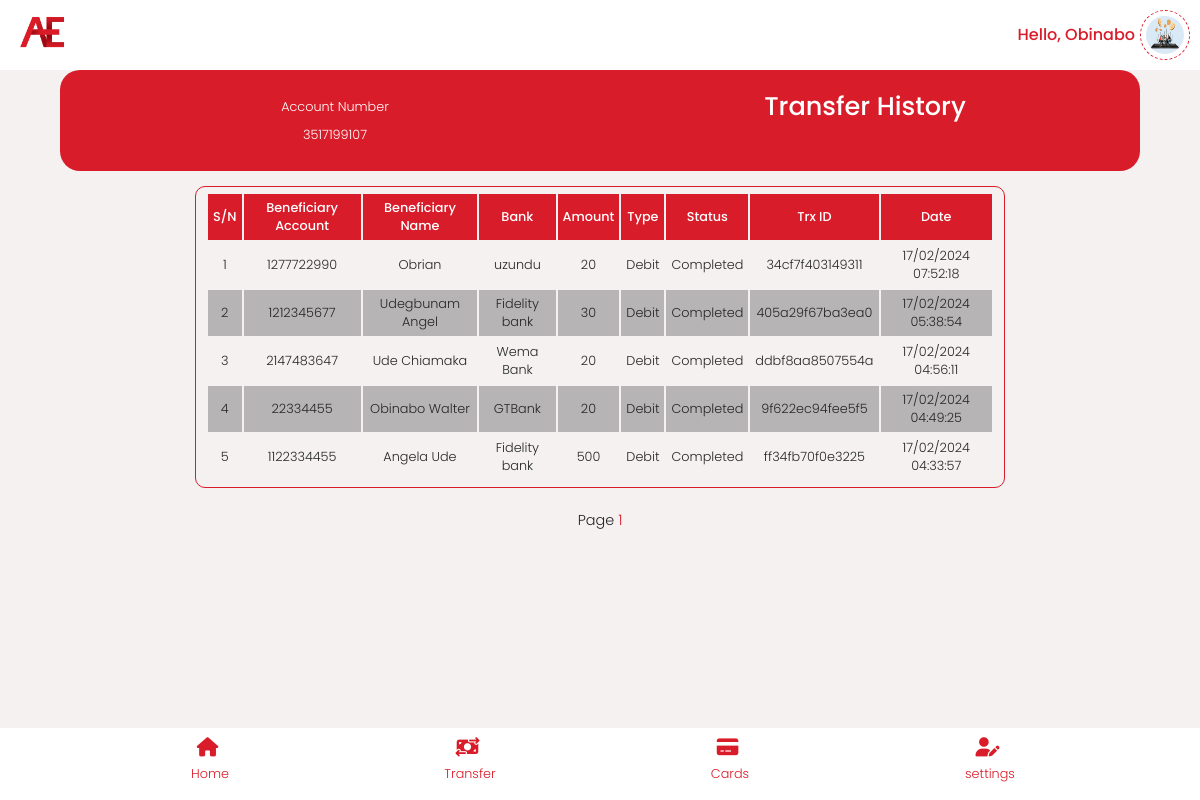
Page /history (signed in) on the committed database.
### tables this page shows
CREATE TABLE `account` (
  `acct_id` int(11) NOT NULL,
  `acct_no` varchar(225) NOT NULL,
  `pic` varchar(225) NOT NULL,
  `uname` varchar(225) NOT NULL,
  `fname` varchar(225) NOT NULL,
  `lname` varchar(225) NOT NULL,
  `pass` varchar(500) NOT NULL,
  `dob` varchar(225) NOT NULL,
  `email` varchar(400) NOT NULL,
  `phone` varchar(225) NOT NULL,
  `addr` varchar(225) NOT NULL,
  `sex` varchar(225) NOT NULL,
  `marry` varchar(225) NOT NULL,
  `work` varchar(225) NOT NULL,
  `country` varchar(225) NOT NULL,
  `state` varchar(225) NOT NULL,
  `currency` varchar(225) NOT NULL,
  `type` varchar(225) NOT NULL,
  `status` enum('ACTIVE','DORMANT','CLOSED','SUSPENDED','REGISTERED') NOT NULL,
  `otp` int(11) DEFAULT NULL,
  `billing_code` enum('OTP','COT','PIN') NOT NULL,
  `a_bal` int(11) NOT NULL,
  `pin` int(200) NOT NULL,
  `imf` int(200) NOT NULL,
  `cot` int(200) NOT NULL,
  `date` varchar(225) NOT NULL
);

CREATE TABLE `transfer` (
  `id` int(11) NOT NULL,
  `acct_id` int(11) NOT NULL,
  `acct_number` int(11) NOT NULL,
  `acct_name` varchar(225) NOT NULL,
  `bank` varchar(225) NOT NULL,
  `amount` int(11) NOT NULL,
  `rout_no` varchar(100) NOT NULL,
  `type` varchar(225) NOT NULL,
  `status` varchar(225) NOT NULL,
  `trx_id` varchar(225) NOT NULL,
  `date` varchar(225) NOT NULL
);

### view/history.php (the view, shortened to what this page needs)
<?php
    include_once "../config/dbconfig.php";
    if(isset($_SESSION['acct_id'])){
        $id = $_SESSION['acct_id'];
    }else{
        redirect('./login');
    }
    $q = "SELECT * FROM account WHERE acct_id = ? LIMIT 1";
    $stmt = mysqli_prepare ($con, $q);
    mysqli_stmt_bind_param($stmt, 'i', $id);
    mysqli_stmt_execute($stmt);
    $r = mysqli_stmt_get_result($stmt);
    $row = mysqli_fetch_assoc($r);
    include "includes/header-account.php";
    $limit = 10;
    $page = isset($_GET['page']) ? $_GET['page'] : 1;
    $offset = ($page - 1) * $limit;
    $q2 = "SELECT * FROM transfer WHERE acct_id = ?";
    $stmt2 = mysqli_prepare($con, $q2);
    mysqli_stmt_bind_param($stmt2, 'i', $id);
    mysqli_stmt_execute($stmt2);
    $result = mysqli_stmt_get_result($stmt2);
    $total_rows = mysqli_num_rows($result);
    $q2 .= " ORDER BY date DESC LIMIT $limit OFFSET $offset";
    $stmt2 = mysqli_prepare($con, $q2);
    mysqli_stmt_bind_param($stmt2, 'i', $id);
    mysqli_stmt_execute($stmt2);
    $result = mysqli_stmt_get_result($stmt2);
    $numRows = mysqli_num_rows($result);
?>
<div class="top-section">
    <div class="balance">
        <div class="left">
            <p>Account Number</p>
            <p><?php echo $row['acct_no']; ?> </p>
        </div>
        <div class="right">
            <p><span class="bold-amount">Transfer History</span></p>
        </div>
    </div>
    <?php
        if($numRows > 0){
            echo'
                <div class="table-container">
                    <table>
                        <tr>
                            <th>S/N</th>
                            <th>Beneficiary Account</th>
                            <th>Beneficiary Name</th>
                            <th>Bank</th>
                            <th>Amount</th>
                            <th>Type</th>
                            <th>Status</th>
                            <th>Trx ID</th>
                            <th>Date</th>
                        </tr>';
                        $sn = 1;
                        while($row2 = mysqli_fetch_array($result)){
                            echo '<tr>
                            <td>'.$sn.'</td>
                            <td>'.$row2['acct_number'].'</td>
                            <td>'.$row2['acct_name'].'</td>
                            <td>'.$row2['bank'].'</td>
                            <td>'.$row2['amount'].'</td>
                            <td>'.$row2['type'].'</td>
                            <td>'.$row2['status'].'</td>
                            <td>'.$row2['trx_id'].'</td>
                            <td>'.$row2['date'].'</td>
                                </tr>
                                ';
                            $sn++;
                        }
                    echo '</table>
                    </div>';
            $totalPages = ceil($total_rows / $limit);
            echo '<p style="border: none; text-align: center;">Page ';
                    for($i = 1; $i <= $totalPages; $i++){
                        echo '<a href="?page=' . $i . '">' . $i . '  </a>';
                    }
            echo '</p>';
        }else{
            echo '<div class="history">
                            <div class="left">
                                <h4>No Available Transactions..</h4>
                            </div>
                        <div>';
        }
    ?>
</div>
<?php include "includes/footer-account.php"; ?>

### view/includes/header-account.php (shortened to what this page needs)
<!DOCTYPE html>
<html lang="en">
<head>
    <link rel="stylesheet" href="assets/css/main.css">
    <link rel="stylesheet" href="assets/css/aos.css">
    <link rel="stylesheet" href="assets/fonts/fontawesome-free-6.2.0-web/css/all.css">
</head>
<body>
    <div class="account-head">
            <div class="left">
                <a href="./"><img src="assets/img/metro-logo.png" class="logo" alt="logo"></a>
            </div>
            <div class="right">
                <p>Hello, <?php echo $row['fname']; ?></p>
                <img src="<?php echo $row['pic'];?>" id="user-icon"  alt="user pic"/>
            </div>
    </div>

### view/includes/footer-account.php (shortened to what this page needs)
<div class="account-foot">
    <div class="item">
        <a href="./dashboard">
            <i class="fa-solid fa-house"></i>
            <p>Home</p>
        </a>
    </div>
    <div class="item">
        <a href="./transfer">
            <i class="fa-solid fa-money-bill-transfer"></i>
            <p>Transfer</p>
        </a>
    </div>
    <div class="item">
        <a href="./cards">
            <i class="fa-solid fa-credit-card"></i>
            <p>Cards</p>
        </a>
    </div>
    <div class="item">
        <a href="./settings">
            <i class="fa-solid fa-user-pen"></i>
            <p>settings</p>
        </a>
    </div>
</div>
</body>
</html>

### assets/css/main.css (style rules this page uses)
* { box-sizing: border-box; margin: 0; padding: 0; }
:root { --white-color: rgb(255, 255, 255); --blue-color: rgb(37, 72, 175); --blue-dim-color: rgb(16, 48, 143); --red-color: rgb(217, 28, 41); --red-dim-color: rgb(175, 8, 19); --bg-grey: rgb(245, 241, 241); --black-color: rgb(38, 38, 38); --opacity-black: rgba(0, 0, 0, 0.726); --dark-black: rgb(15, 15, 15); --dark-grey: rgb(182, 180, 180); --green-color: rgb(1, 243, 102); }
body { font-family: Poppins, Georgia, 'Times New Roman', Times, serif; background-color: var(--bg-grey); color: var(--black-color); margin: 0 auto; padding: 0 ; width: 100%; position: relative; }
p { font-size: 0.9em; color: var(--black-color); margin: 5px auto; line-height: 180%; }
a { color: var(--red-color); text-decoration: none; }
i { color: var(--white-color); font-size: 1em; margin-right: 5px; }
.top-section { margin: 5% auto; padding: 10px 60px; max-width: 1300px; }
.account-head { position: fixed; width: 100%; top: 0px; padding: 10px; background: var(--white-color); display: flex; justify-content: space-between; z-index: 3; color: var(--black-color) }
.account-head .left { align-self: center; display: flex; justify-content: center; width: auto; }
.account-head .left .logo { width: 120px; height: 40px; margin: 0 5px; }
.account-head a { align-self: center; color: var(--white-color); margin: 0 5px; font-weight: none; }
.account-head .right { align-self: center; display: flex; justify-content: center; flex-flow: row nowrap; margin-left: auto; }
.account-head .right #user-icon { width: 50px; height: 50px; border-radius: 50%; border: 1px dashed var(--red-color); padding: 5px; cursor: pointer; }
.account-head .right p { font-size: 1em; color: var(--red-color); font-weight: bold; margin: 0 auto; margin-right: 5px; align-self: center; }
.account-foot { padding: 5px 80px; background: var(--white-color); width: 100%; position: fixed; bottom: 0px; display: flex; justify-content: center; align-items: center; flex-flow: row nowrap }
.account-foot .item { flex: 1; align-self: stretch; padding: 5px; margin: 0 auto; text-align: center; }
.account-foot .item a { color: var(--red-color); text-decoration: none; cursor: pointer; display: flex; justify-content: center; align-items: center; flex-flow: column nowrap; }
.account-foot .item a i { font-size: 1.2em; color: var(--red-color); align-self: center; }
.account-foot .item a p { align-self: center; font-size: 0.8em; color: var(--red-color); }
.balance { width: 100%; background: var(--red-color); border-radius: 20px; display: flex; justify-content: center; flex-flow: row nowrap; color: var(--white-color); padding: 20px 10px; text-align: center; }
.balance p { font-size: 0.8em; color: var(--white-color); }
.balance .left { flex: 1; text-align: center; align-self: stretch; margin: 0 auto; }
.balance .right { flex: 1; text-align: center; align-self: stretch; margin: 0 auto; }
.bold-amount { font-size: 2em; font-weight: bold; }
.table-container { overflow-x: auto; }
table { border-collapse: separate; width: 75%; border-radius: 10px; border: 1px solid var(--red-color); margin: 15px auto; padding: 5px 10px; }
tr:nth-of-type(odd) { background: var(--dark-grey); }
tr:nth-of-type(even) { background: var(--bg-grey); }
th { font-weight: bold; font-size: 0.8em; background: var(--red-color); color: var(--white-color); padding: 5px; text-align: center; }
td { text-align: center; padding: 5px; font-size: 0.8em }

### rows in the picture
account: fname "Obinabo", pic (picture), acct_no "3517199107"
transfer: acct_number "1277722990", acct_name "Obrian", bank "uzundu", amount "20", type "Debit", status "Completed", trx "34cf7f403149311", date "17/02/2024 07:52:18"
transfer: acct_number "1212345677", acct_name "Udegbunam Angel", bank "Fidelity bank", amount "30", type "Debit", status "Completed", trx "405a29f67ba3ea0", date "17/02/2024 05:38:54"
transfer: acct_number "2147483647", acct_name "Ude Chiamaka", bank "Wema Bank", amount "20", type "Debit", status "Completed", trx "ddbf8aa8507554a", date "17/02/2024 04:56:11"
transfer: acct_number "22334455", acct_name "Obinabo Walter", bank "GTBank", amount "20", type "Debit", status "Completed", trx "9f622ec94fee5f5", date "17/02/2024 04:49:25"
transfer: acct_number "1122334455", acct_name "Angela Ude", bank "Fidelity bank", amount "500", type "Debit", status "Completed", trx "ff34fb70f0e3225", date "17/02/2024 04:33:57"
